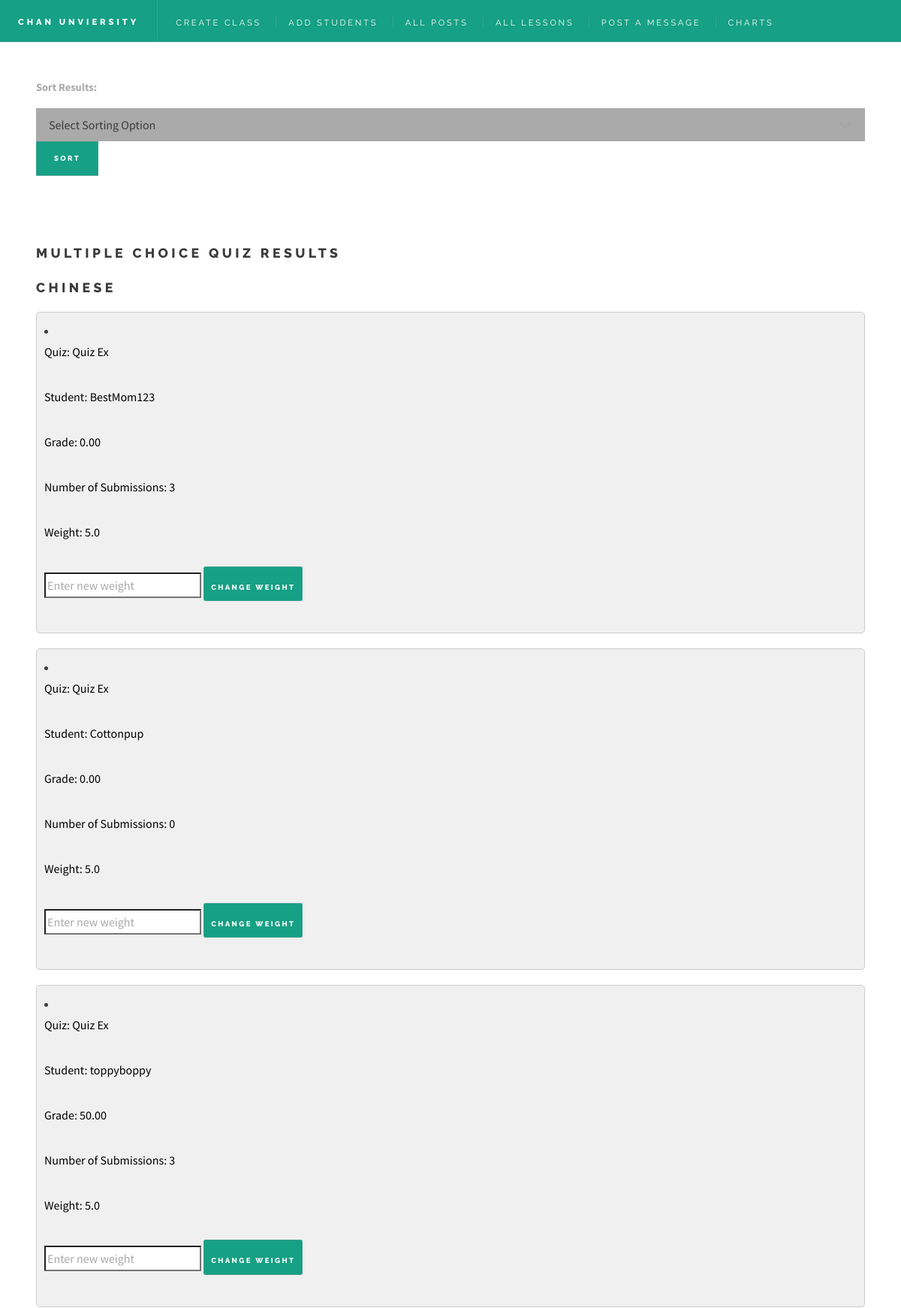
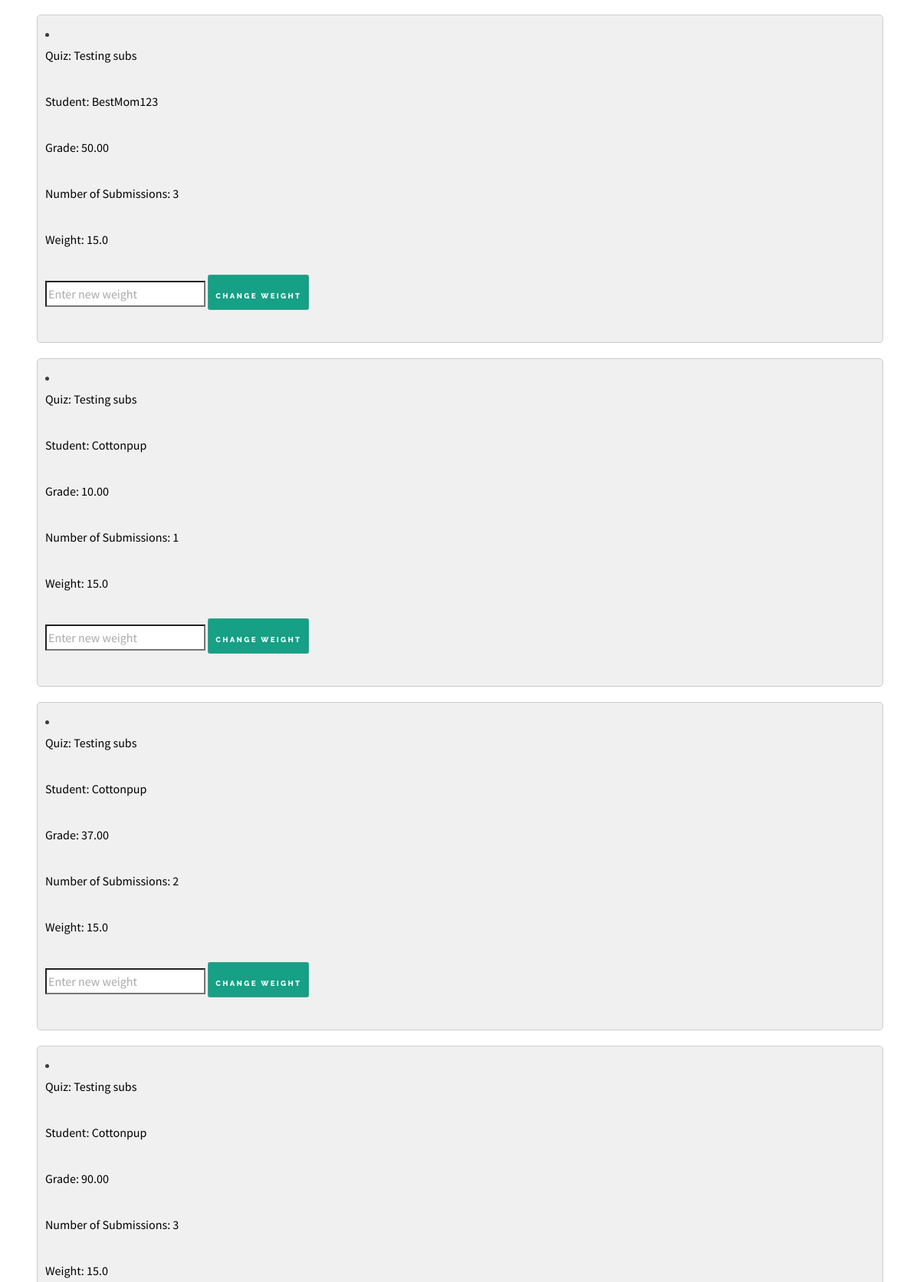
Screenshot of /results/ (signed in, upper part) with the database file from the repository (2 pictures, top to bottom).
### users/models.py (models this page shows, shortened)
class Class(models.Model):
    classNum = models.CharField(max_length=255, unique=True)
    name = models.CharField(max_length=255)
    description = models.TextField()
    teacher = models.ForeignKey(User, on_delete=models.CASCADE, null=True)
    students = models.ManyToManyField(User, related_name='enrolled_classes', blank=True)

### homepage/models.py (models this page shows, shortened)
class Grade(models.Model):
    quiz = models.ForeignKey(Quiz, on_delete=models.CASCADE)
    student = models.ForeignKey(User, on_delete=models.CASCADE)
    grade = models.DecimalField(max_digits=5, decimal_places=2)
    submissions = models.IntegerField(default=0)

class Quiz(models.Model):
    id = models.UUIDField(primary_key=True, default=uuid.uuid4, editable=False)
    classNum = models.ForeignKey(Class, on_delete=models.CASCADE, null=True)
    author = models.ForeignKey(User, on_delete=models.CASCADE)
    title = models.CharField(max_length=100)
    created_at = models.DateTimeField(default=timezone.now)
    semester = models.IntegerField(null=True)
    weight = models.FloatField(default=1.0)

### homepage/views.py (the view, shortened to what this page needs)
# urls.py: path('results/', homeViews.view_results, name='results'),
@login_required(login_url='/login/')
def view_results(request):
    user = request.user  # Assuming the user is logged in
    isTeacher = user.profile.user_type
    text =[]
    multiple =[]
    teach = isTeacher == "teacher"
    if teach:
        class_instance = Class.objects.filter(teacher=user)
        for currClass in class_instance:
            textResult = completeText.objects.filter(classNum = currClass)
            text.append({'class': currClass, 'results': textResult})
            quiz = Quiz.objects.filter(classNum=currClass)
            quizResult = Grade.objects.filter(quiz__in=quiz)
            multiple.append({'class': currClass, 'results': quizResult})
    return render(request, 'Results.html', {'text':text, 'multiple': multiple, 'teacher': teach})

### users/templates/Results.html (shortened to what this page needs)
<!DOCTYPE HTML>
<html>
	<head>
		{%load static%}
		<link rel="stylesheet" href={%static 'homepage/allPost.css'%}/>
	</head>
	<body class="is-preload">
			<div id="wrapper">
					<header id="header">
						<h1><a href="/home">Chan Unviersity</a></h1>
						<nav class="links">
							<ul>
								<li><a href="/addClass/">Create Class</a></li>
								<li><a href="/addStudent/">Add Students</a></li>
								<li><a href="/allPost">All Posts</a></li>
								<li><a href="/allLessons">All Lessons</a></li>
								<li><a href="/createPost/">Post a Message</a></li>
								{% if teacher %}
									<li>
										<a href="/chart">Charts</a>
									</li>
								{% endif %}
							</ul>
						</nav>
					</header>
					<div id="main">
						<div class="center-container">
							{% if teacher %}
								<form method="POST" action="/sortedresults/">
									<label for="sortSelect">Sort Results:</label>
									<select id="sortSelect" name="sortSelect">
										<option value="" disabled selected>Select Sorting Option</option>
									</select>
									<button type="submit">Sort</button>
								</form>
								<br></br>
								<h2> Multiple Choice Quiz Results </h2>
									{% for grade in multiple %}
										<h2 class="post-title">{{grade.class.name}}</h2>
										{% for result in grade.results %}
											<div class="wrapper">
												<li class="post">
													<p>Quiz: {{result.quiz.title}} </p>
													<p>Student: {{ result.student.username }}</p>
													{% if result %}
														<p>Grade: {{ result.grade }}</p>
													{% else %}
														<h2>
															No Grade.
														</h2>
													{% endif %}
													<p>Number of Submissions: {{result.submissions}}</p>
													<p> Weight: {{result.quiz.weight}} </p>
													<form  method="POST" action="{% url 'change_quiz_weight' quiz_id=result.id %}">
														<input type="number" name="newQuizWeight" id="newQuizWeight" placeholder="Enter new weight"  step="0.01" >
														<button class="comment-button" type="submit">Change Weight</button>
													</form>
												</li>
											</div>
										{% endfor %}
									{% empty %}
										<h2 class="post-content"> No results available. </h2>
									{% endfor %}
									</div>
							{% endif %}
						</div>
	</body>
</html>

### rows the page displays
Class: class.name "CHINESE"
Grade: quiz "Quiz Ex", student.username "BestMom123", grade "0.00", submissions "3", quiz.weight "5.0"
Grade: quiz "Quiz Ex", student.username "Cottonpup", grade "0.00", submissions "0", quiz.weight "5.0"
Grade: quiz "Quiz Ex", student.username "toppyboppy", grade "50.00", submissions "3", quiz.weight "5.0"
Grade: quiz "Testing subs", student.username "BestMom123", grade "50.00", submissions "3", quiz.weight "15.0"
Grade: quiz "Testing subs", student.username "Cottonpup", grade "10.00", submissions "1", quiz.weight "15.0"
Grade: quiz "Testing subs", student.username "Cottonpup", grade "37.00", submissions "2", quiz.weight "15.0"
Grade: quiz "Testing subs", student.username "Cottonpup", grade "90.00", submissions "3", quiz.weight "15.0"
